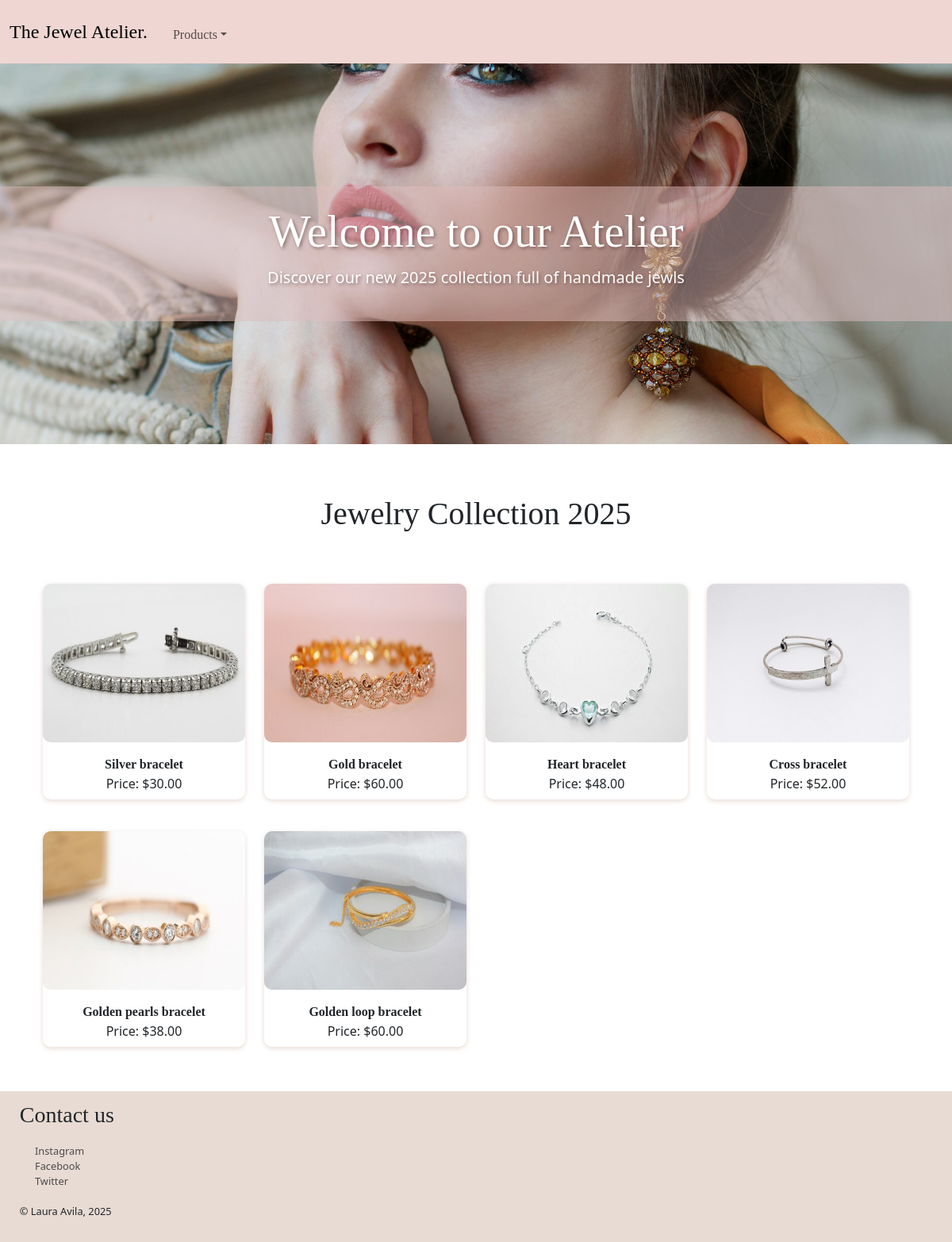
The app's page /index.php?prod-code=3 with its own data.
### tables this page shows
CREATE TABLE `products` (
  `products_id` int(4) UNSIGNED NOT NULL,
  `prod_image` varchar(200) NOT NULL,
  `prod_code` varchar(50) NOT NULL,
  `prod_name` varchar(100) NOT NULL,
  `prod_price` decimal(5,2) NOT NULL
);

### web-service/get-data.php (called while the page is built)
<?php
$q = 'SELECT
        products_id,
        prod_image,
        prod_code,
        prod_name,
        prod_price
      FROM
        products';
try {
      if (isset($link)) {
            $prepared = $link->prepare($q);
            $prepared->execute();
            $data = $prepared->fetchAll(PDO::FETCH_ASSOC);
      }
} catch (PDOException $error) {
      echo '<p><mark>' . $error->getMessage() . '</mark></p>';
}
$prod_code = null;
if (isset($_GET['prod-code'])) {
    $prod_code = intval($_GET['prod-code']);
}
try {
    if (isset($link)) {
        if ($prod_code) {
            $q = 'SELECT products_id, prod_image, prod_code, prod_name, prod_price FROM products WHERE prod_code = :prod_code';
            $prepared = $link->prepare($q);
            $prepared->bindParam(':prod_code', $prod_code, PDO::PARAM_INT);
            $prepared->execute();
        } else {
            $q = 'SELECT products_id, prod_image, prod_code, prod_name, prod_price FROM products';
            $prepared = $link->prepare($q);
            $prepared->execute();
        }
        $data = $prepared->fetchAll(PDO::FETCH_ASSOC);
    }
} catch (PDOException $error) {
    echo '<p><mark>' . $error->getMessage() . '</mark></p>';
}
?>

### includes/print-markup.php (the view)
<?php
if (isset($data)) {
    echo '<div class="container"><div class="row text-center">';
    foreach ($data as $product) {
        echo '<div class="col-12 col-md-4 col-lg-3 mb-4">
                <figure>
                    <img src="' . htmlspecialchars($product['prod_image']) . '" alt="' . htmlspecialchars($product['prod_name']) . '" class="img-fluid productimg" />
                    <figcaption>
                        <ul>
                            <li>' . htmlspecialchars($product['prod_name']) . '</li>
                            <li>Price: $' . htmlspecialchars($product['prod_price']) . '</li>
                        </ul>
                    </figcaption>
                </figure>
              </div>';
    }
    echo '</div></div>';
} else {
    echo '<h3><b>No such product in our store.</b></h3>';
}
?>

### css/style.css (style rules this page uses)
.productimg { height: 200px; object-fit: cover; width: 100%; }
ul { text-decoration: none; list-style-type: none; padding: 0.5em; margin: 0.5em; }
figcaption ul li:first-child { font-weight: bold; font-family: "Monserrat"; }
img { border-radius: 10px; }
@media (min-width: 801px) { body { font-size: 1rem; } }
figure { box-shadow: 0 2px 6px #e8dbd3; border-radius: 10px; }

### records on screen
products: prod_image (picture), prod_name "Silver bracelet", prod_price "30.00"
products: prod_image (picture), prod_name "Gold bracelet", prod_price "60.00"
products: prod_image (picture), prod_name "Heart bracelet", prod_price "48.00"
products: prod_image (picture), prod_name "Cross bracelet", prod_price "52.00"
products: prod_image (picture), prod_name "Golden pearls bracelet", prod_price "38.00"
products: prod_image (picture), prod_name "Golden loop bracelet", prod_price "60.00"
